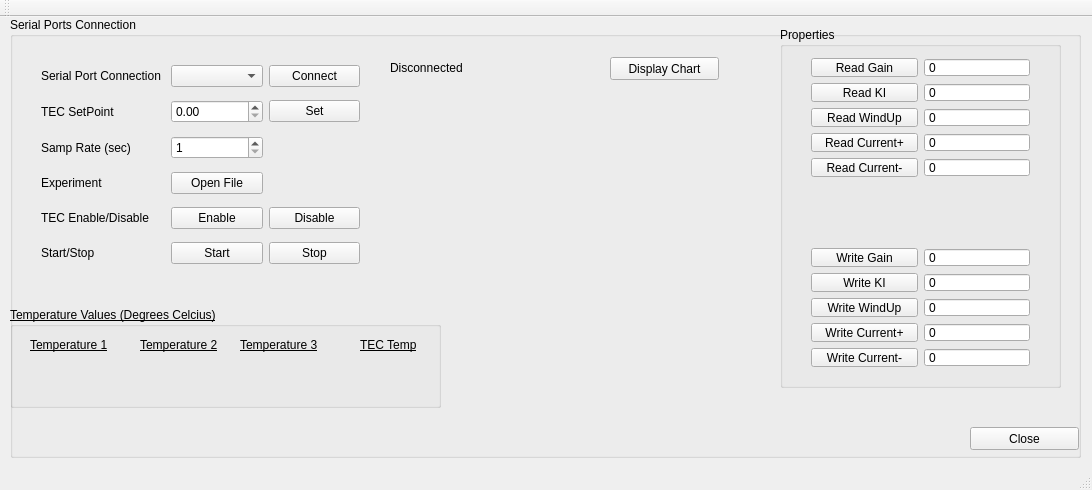
<?xml version="1.0" encoding="UTF-8"?>
<ui version="4.0">
 <class>MainWindow</class>
 <widget class="QMainWindow" name="MainWindow">
  <property name="geometry">
   <rect>
    <x>0</x>
    <y>0</y>
    <width>1092</width>
    <height>490</height>
   </rect>
  </property>
  <property name="windowTitle">
   <string>MainWindow</string>
  </property>
  <widget class="QWidget" name="centralWidget">
   <widget class="QGroupBox" name="groupBox">
    <property name="geometry">
     <rect>
      <x>10</x>
      <y>0</y>
      <width>1071</width>
      <height>441</height>
     </rect>
    </property>
    <property name="title">
     <string>Serial Ports Connection</string>
    </property>
    <widget class="QGroupBox" name="groupBox_2">
     <property name="geometry">
      <rect>
       <x>0</x>
       <y>290</y>
       <width>431</width>
       <height>101</height>
      </rect>
     </property>
     <property name="font">
      <font>
       <weight>50</weight>
       <italic>false</italic>
       <bold>false</bold>
       <underline>true</underline>
       <strikeout>false</strikeout>
      </font>
     </property>
     <property name="title">
      <string>Temperature Values (Degrees Celcius)</string>
     </property>
     <widget class="QLabel" name="average_Label_2">
      <property name="geometry">
       <rect>
        <x>30</x>
        <y>50</y>
        <width>71</width>
        <height>31</height>
       </rect>
      </property>
      <property name="contextMenuPolicy">
       <enum>Qt::NoContextMenu</enum>
      </property>
      <property name="text">
       <string/>
      </property>
     </widget>
     <widget class="QLabel" name="average">
      <property name="geometry">
       <rect>
        <x>140</x>
        <y>50</y>
        <width>71</width>
        <height>31</height>
       </rect>
      </property>
      <property name="text">
       <string/>
      </property>
     </widget>
     <widget class="QLabel" name="average_3">
      <property name="geometry">
       <rect>
        <x>230</x>
        <y>50</y>
        <width>71</width>
        <height>31</height>
       </rect>
      </property>
      <property name="text">
       <string/>
      </property>
     </widget>
     <widget class="QLabel" name="label_5">
      <property name="geometry">
       <rect>
        <x>20</x>
        <y>30</y>
        <width>91</width>
        <height>16</height>
       </rect>
      </property>
      <property name="text">
       <string>Temperature 1</string>
      </property>
     </widget>
     <widget class="QLabel" name="label_6">
      <property name="geometry">
       <rect>
        <x>130</x>
        <y>30</y>
        <width>91</width>
        <height>16</height>
       </rect>
      </property>
      <property name="text">
       <string>Temperature 2</string>
      </property>
     </widget>
     <widget class="QLabel" name="label_7">
      <property name="geometry">
       <rect>
        <x>230</x>
        <y>30</y>
        <width>91</width>
        <height>16</height>
       </rect>
      </property>
      <property name="text">
       <string>Temperature 3</string>
      </property>
     </widget>
     <widget class="QLabel" name="label_8">
      <property name="geometry">
       <rect>
        <x>350</x>
        <y>30</y>
        <width>61</width>
        <height>16</height>
       </rect>
      </property>
      <property name="text">
       <string>TEC Temp</string>
      </property>
     </widget>
     <widget class="QLabel" name="label">
      <property name="geometry">
       <rect>
        <x>350</x>
        <y>50</y>
        <width>61</width>
        <height>31</height>
       </rect>
      </property>
      <property name="font">
       <font>
        <pointsize>8</pointsize>
        <weight>50</weight>
        <italic>false</italic>
        <bold>false</bold>
        <underline>true</underline>
        <strikeout>false</strikeout>
       </font>
      </property>
      <property name="text">
       <string/>
      </property>
     </widget>
    </widget>
    <widget class="QWidget" name="gridLayoutWidget">
     <property name="geometry">
      <rect>
       <x>20</x>
       <y>30</y>
       <width>341</width>
       <height>241</height>
      </rect>
     </property>
     <layout class="QGridLayout" name="gridLayout">
      <item row="7" column="1">
       <widget class="QPushButton" name="button_beginTask">
        <property name="text">
         <string>Start</string>
        </property>
       </widget>
      </item>
      <item row="7" column="2">
       <widget class="QPushButton" name="button_stop">
        <property name="text">
         <string>Stop</string>
        </property>
       </widget>
      </item>
      <item row="7" column="0">
       <widget class="QLabel" name="label_11">
        <property name="text">
         <string>Start/Stop </string>
        </property>
       </widget>
      </item>
      <item row="0" column="2">
       <widget class="QPushButton" name="button_PortConnection">
        <property name="enabled">
         <bool>true</bool>
        </property>
        <property name="text">
         <string>Connect</string>
        </property>
       </widget>
      </item>
      <item row="1" column="1">
       <widget class="QDoubleSpinBox" name="doubleSpinBox_setTEC">
        <property name="decimals">
         <number>2</number>
        </property>
       </widget>
      </item>
      <item row="2" column="1">
       <widget class="QSpinBox" name="spinBox_sampleRate">
        <property name="minimum">
         <number>1</number>
        </property>
       </widget>
      </item>
      <item row="2" column="0">
       <widget class="QLabel" name="label_10">
        <property name="text">
         <string>Samp Rate (sec)</string>
        </property>
       </widget>
      </item>
      <item row="3" column="1">
       <widget class="QPushButton" name="open_File_button">
        <property name="text">
         <string>Open File</string>
        </property>
       </widget>
      </item>
      <item row="4" column="0">
       <widget class="QLabel" name="label_3">
        <property name="text">
         <string>TEC Enable/Disable</string>
        </property>
       </widget>
      </item>
      <item row="1" column="0">
       <widget class="QLabel" name="label_2">
        <property name="text">
         <string>TEC SetPoint</string>
        </property>
       </widget>
      </item>
      <item row="4" column="2">
       <widget class="QPushButton" name="button_DisableTEC">
        <property name="text">
         <string>Disable</string>
        </property>
       </widget>
      </item>
      <item row="3" column="0">
       <widget class="QLabel" name="label_9">
        <property name="text">
         <string>Experiment</string>
        </property>
       </widget>
      </item>
      <item row="0" column="1">
       <widget class="QComboBox" name="comboBox_Port"/>
      </item>
      <item row="0" column="0">
       <widget class="QLabel" name="label_4">
        <property name="text">
         <string>Serial Port Connection </string>
        </property>
       </widget>
      </item>
      <item row="4" column="1">
       <widget class="QPushButton" name="button_EnableTEC">
        <property name="text">
         <string>Enable</string>
        </property>
       </widget>
      </item>
      <item row="1" column="2">
       <widget class="QPushButton" name="button_setpointTEC">
        <property name="text">
         <string>Set</string>
        </property>
       </widget>
      </item>
     </layout>
    </widget>
    <widget class="QPushButton" name="button_chart">
     <property name="geometry">
      <rect>
       <x>600</x>
       <y>40</y>
       <width>109</width>
       <height>23</height>
      </rect>
     </property>
     <property name="text">
      <string>Display Chart</string>
     </property>
    </widget>
    <widget class="QPushButton" name="pushButton_close">
     <property name="geometry">
      <rect>
       <x>960</x>
       <y>410</y>
       <width>109</width>
       <height>23</height>
      </rect>
     </property>
     <property name="text">
      <string>Close</string>
     </property>
    </widget>
    <widget class="QLabel" name="label_device">
     <property name="geometry">
      <rect>
       <x>380</x>
       <y>40</y>
       <width>91</width>
       <height>21</height>
      </rect>
     </property>
     <property name="text">
      <string>Disconnected</string>
     </property>
    </widget>
    <widget class="QLabel" name="label_gain">
     <property name="geometry">
      <rect>
       <x>796</x>
       <y>40</y>
       <width>91</width>
       <height>31</height>
      </rect>
     </property>
     <property name="text">
      <string/>
     </property>
    </widget>
    <widget class="QLabel" name="label_ki_display">
     <property name="geometry">
      <rect>
       <x>930</x>
       <y>52</y>
       <width>61</width>
       <height>21</height>
      </rect>
     </property>
     <property name="text">
      <string/>
     </property>
    </widget>
    <widget class="QGroupBox" name="groupBox_3">
     <property name="geometry">
      <rect>
       <x>770</x>
       <y>10</y>
       <width>281</width>
       <height>361</height>
      </rect>
     </property>
     <property name="title">
      <string>Properties</string>
     </property>
     <widget class="QWidget" name="gridLayoutWidget_2">
      <property name="geometry">
       <rect>
        <x>20</x>
        <y>20</y>
        <width>241</width>
        <height>141</height>
       </rect>
      </property>
      <layout class="QGridLayout" name="gridLayout_2">
       <item row="4" column="1">
        <widget class="QSpinBox" name="spinBox_current_neg">
         <property name="buttonSymbols">
          <enum>QAbstractSpinBox::NoButtons</enum>
         </property>
         <property name="maximum">
          <number>100</number>
         </property>
        </widget>
       </item>
       <item row="3" column="1">
        <widget class="QSpinBox" name="spinBox_current">
         <property name="buttonSymbols">
          <enum>QAbstractSpinBox::NoButtons</enum>
         </property>
         <property name="maximum">
          <number>100</number>
         </property>
        </widget>
       </item>
       <item row="0" column="1">
        <widget class="QSpinBox" name="spinBox_gain">
         <property name="buttonSymbols">
          <enum>QAbstractSpinBox::NoButtons</enum>
         </property>
         <property name="maximum">
          <number>9999</number>
         </property>
        </widget>
       </item>
       <item row="1" column="1">
        <widget class="QSpinBox" name="spinBox_ki">
         <property name="buttonSymbols">
          <enum>QAbstractSpinBox::NoButtons</enum>
         </property>
         <property name="maximum">
          <number>1000</number>
         </property>
        </widget>
       </item>
       <item row="2" column="1">
        <widget class="QSpinBox" name="spinBox_windup">
         <property name="buttonSymbols">
          <enum>QAbstractSpinBox::NoButtons</enum>
         </property>
         <property name="maximum">
          <number>9999</number>
         </property>
        </widget>
       </item>
       <item row="0" column="0">
        <widget class="QPushButton" name="butto_readGain">
         <property name="text">
          <string>Read Gain</string>
         </property>
        </widget>
       </item>
       <item row="1" column="0">
        <widget class="QPushButton" name="button_readKI">
         <property name="text">
          <string>Read KI</string>
         </property>
        </widget>
       </item>
       <item row="2" column="0">
        <widget class="QPushButton" name="button_readW">
         <property name="text">
          <string>Read WindUp</string>
         </property>
        </widget>
       </item>
       <item row="3" column="0">
        <widget class="QPushButton" name="readC_plus">
         <property name="text">
          <string>Read Current+</string>
         </property>
        </widget>
       </item>
       <item row="4" column="0">
        <widget class="QPushButton" name="button_readC_N">
         <property name="text">
          <string>Read Current-</string>
         </property>
        </widget>
       </item>
      </layout>
     </widget>
     <widget class="QWidget" name="gridLayoutWidget_3">
      <property name="geometry">
       <rect>
        <x>20</x>
        <y>210</y>
        <width>241</width>
        <height>141</height>
       </rect>
      </property>
      <layout class="QGridLayout" name="gridLayout_3">
       <item row="2" column="1">
        <widget class="QSpinBox" name="spinBox_wWindup">
         <property name="buttonSymbols">
          <enum>QAbstractSpinBox::NoButtons</enum>
         </property>
         <property name="maximum">
          <number>1000</number>
         </property>
        </widget>
       </item>
       <item row="1" column="1">
        <widget class="QSpinBox" name="spinBox_WRITEki">
         <property name="buttonSymbols">
          <enum>QAbstractSpinBox::NoButtons</enum>
         </property>
         <property name="maximum">
          <number>500</number>
         </property>
        </widget>
       </item>
       <item row="3" column="0">
        <widget class="QPushButton" name="pushButton_writeC">
         <property name="text">
          <string>Write Current+</string>
         </property>
        </widget>
       </item>
       <item row="0" column="0">
        <widget class="QPushButton" name="pushButton_writegain">
         <property name="text">
          <string>Write Gain</string>
         </property>
        </widget>
       </item>
       <item row="0" column="1">
        <widget class="QSpinBox" name="spinBox_writegain">
         <property name="buttonSymbols">
          <enum>QAbstractSpinBox::NoButtons</enum>
         </property>
         <property name="minimum">
          <number>-10000</number>
         </property>
         <property name="maximum">
          <number>10000</number>
         </property>
        </widget>
       </item>
       <item row="1" column="0">
        <widget class="QPushButton" name="pushButton_writeKI">
         <property name="text">
          <string>Write KI</string>
         </property>
        </widget>
       </item>
       <item row="3" column="1">
        <widget class="QSpinBox" name="spinBox_writeC">
         <property name="buttonSymbols">
          <enum>QAbstractSpinBox::NoButtons</enum>
         </property>
        </widget>
       </item>
       <item row="2" column="0">
        <widget class="QPushButton" name="pushButton_wWindup">
         <property name="text">
          <string>Write WindUp</string>
         </property>
        </widget>
       </item>
       <item row="4" column="0">
        <widget class="QPushButton" name="pushButton">
         <property name="text">
          <string>Write Current-</string>
         </property>
        </widget>
       </item>
       <item row="4" column="1">
        <widget class="QSpinBox" name="spinBox_writeCp">
         <property name="buttonSymbols">
          <enum>QAbstractSpinBox::NoButtons</enum>
         </property>
        </widget>
       </item>
      </layout>
     </widget>
    </widget>
   </widget>
  </widget>
  <widget class="QMenuBar" name="menuBar">
   <property name="geometry">
    <rect>
     <x>0</x>
     <y>0</y>
     <width>1092</width>
     <height>21</height>
    </rect>
   </property>
  </widget>
  <widget class="QToolBar" name="mainToolBar">
   <attribute name="toolBarArea">
    <enum>TopToolBarArea</enum>
   </attribute>
   <attribute name="toolBarBreak">
    <bool>false</bool>
   </attribute>
  </widget>
  <widget class="QStatusBar" name="statusBar"/>
 </widget>
 <layoutdefault spacing="6" margin="11"/>
 <resources/>
 <connections/>
</ui>
